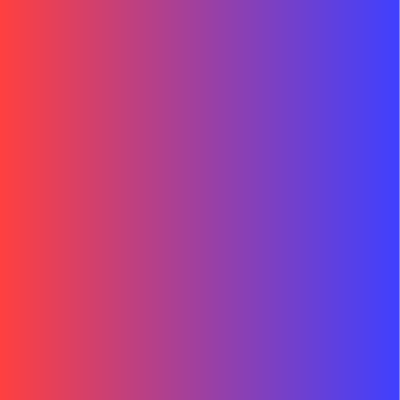
Frame 1 (no input)
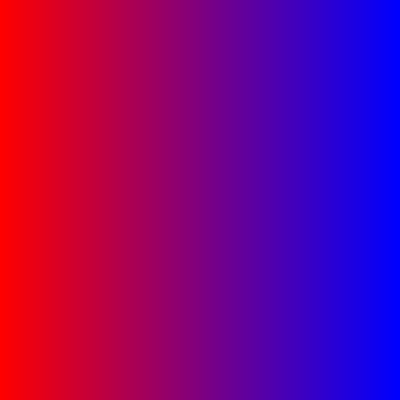
Frame 60 (no input)
Frame 120 (the mouse pressed at the canvas centre since frame 60): identical to frame 60, image omitted

The p5.js sketch that drew these frames (run headless with seeded random() and noise() and a simulated clock; from frame 60 on, the mouse is pressed at the canvas centre):

// p5.js sketch
// ── sketch.js
function setup() {
  createCanvas(400, 400);
}

function draw() {
  // un degrade du rouge au bleu, ligne par ligne
  for (var x = 0; x < width; x++) {
    var rouge = 255 - x * (255 / width);
    var bleu = x * (255 / width);
    stroke(rouge, 0, bleu);
    line(x, 0, x, height);
  }
}
